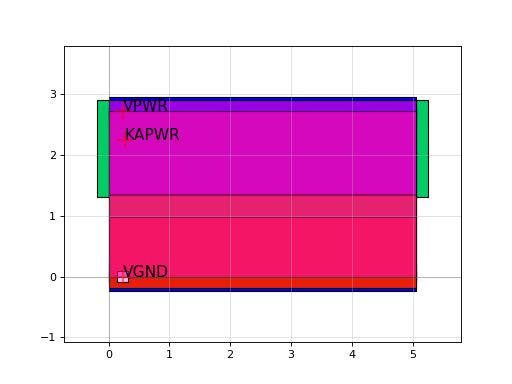

Here is the Python script that generated this plot:
import sky130

c = sky130.components.sky130_fd_sc_hd__lpflow_clkbufkapwr_8()
c.plot()
